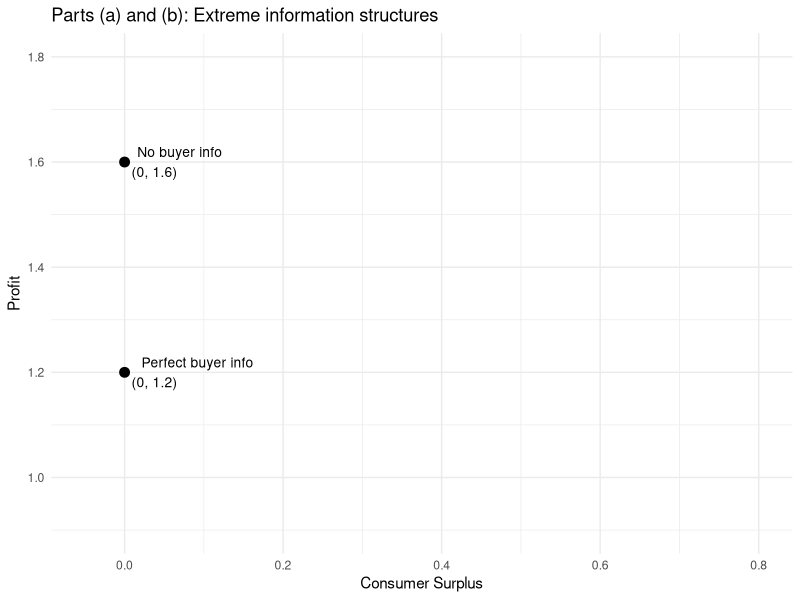
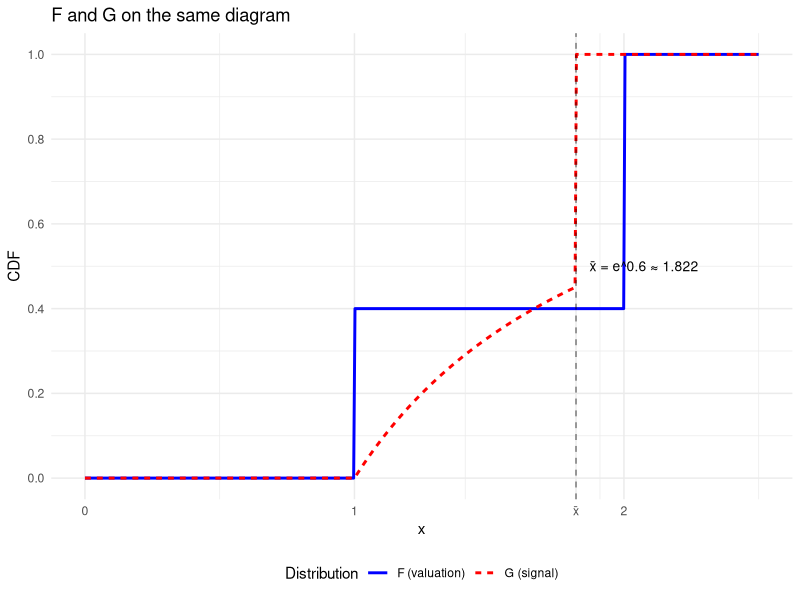
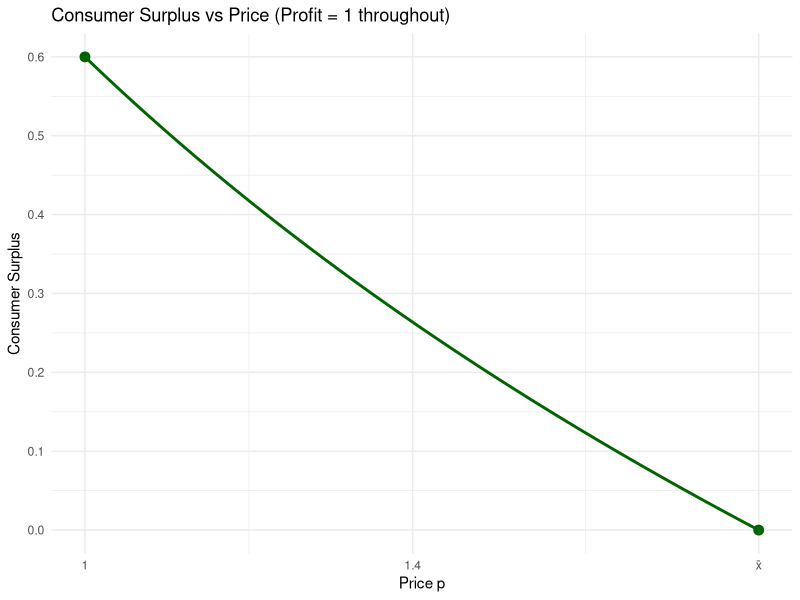
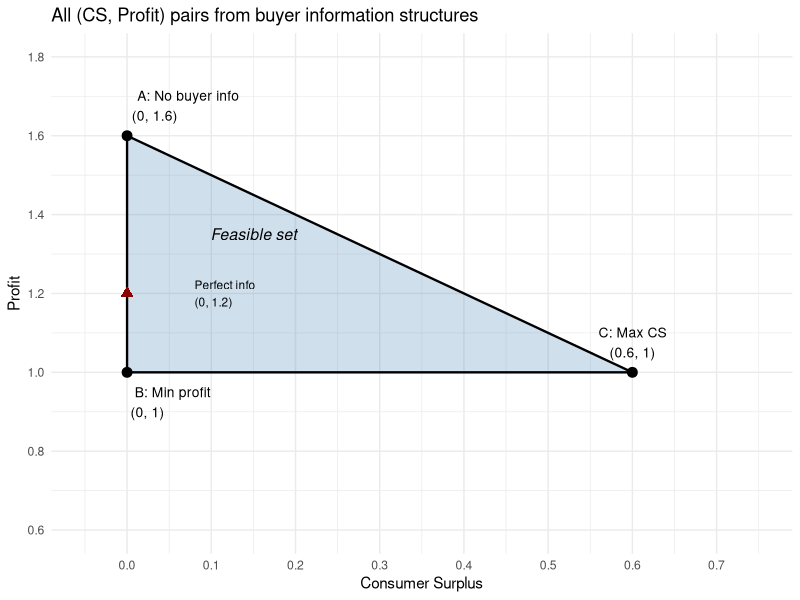

Reproduce these figures in R, in order.
## ---- chunk 1
#| label: part-ab
#| fig-cap: "Comparison of no information vs perfect information"
#| warning: false
#| message: false

library(ggplot2)

dpoints_ab <- data.frame(
  cs = c(0, 0),
  profit = c(1.6, 1.2),
  label = c("No buyer info\n(0, 1.6)", "Perfect buyer info\n(0, 1.2)")
)

ggplot(dpoints_ab, aes(x = cs, y = profit)) +
  geom_point(size = 3) +
  geom_text(aes(label = label), hjust = -0.15, size = 3.5) +
  scale_x_continuous(
    "Consumer Surplus",
    limits = c(-0.05, 0.8),
    breaks = seq(0, 0.8, 0.2)
  ) +
  scale_y_continuous(
    "Profit",
    limits = c(0.9, 1.8),
    breaks = seq(1, 1.8, 0.2)
  ) +
  theme_minimal() +
  ggtitle("Parts (a) and (b): Extreme information structures")
## ---- chunk 2
#| label: part-f
#| fig-cap: "CDFs F (valuation) and G (signal) for x̄ = e^0.6"
#| warning: false
#| message: false

xbar <- exp(0.6)

# Create data for F (step function)
x_vals <- seq(0, 2.5, length.out = 500)
F_vals <- ifelse(x_vals < 1, 0, ifelse(x_vals < 2, 0.4, 1))

# Create data for G
G_vals <- ifelse(x_vals < 1, 0, ifelse(x_vals < xbar, 1 - 1/x_vals, 1))

df_F <- data.frame(x = x_vals, cdf = F_vals, Distribution = "F (valuation)")
df_G <- data.frame(x = x_vals, cdf = G_vals, Distribution = "G (signal)")
df_both <- rbind(df_F, df_G)

ggplot(df_both, aes(x = x, y = cdf, color = Distribution,
    linetype = Distribution)) +
  geom_line(linewidth = 1) +
  geom_vline(xintercept = xbar, linetype = "dashed", alpha = 0.5) +
  annotate("text", x = xbar + 0.05, y = 0.5, 
           label = paste0("x̄ = e^0.6 ≈ ", round(xbar, 3)), 
           hjust = 0, size = 3.5) +
  scale_x_continuous("x", limits = c(0, 2.5), breaks = c(0, 1, xbar, 2), 
                     labels = c("0", "1", "x̄", "2")) +
  scale_y_continuous("CDF", breaks = seq(0, 1, 0.2)) +
  scale_color_manual(values = c("F (valuation)" = "blue",
    "G (signal)" = "red")) +
  theme_minimal() +
  theme(legend.position = "bottom") +
  ggtitle("F and G on the same diagram")
## ---- chunk 3
#| label: part-h
#| fig-cap: "Profit indifference at different prices"
#| warning: false
#| message: false

xbar <- exp(0.6)
prices <- seq(1, xbar, length.out = 100)

# At each price, profit = 1 (by construction)
# CS = E[s - p | s >= p] * Pr(s >= p)
# For s with density 1/x^2 on [1, xbar) and atom 1/xbar at xbar:

compute_cs <- function(p) {
  if (p >= xbar) return(0)
  # Integral from p to xbar of (s - p) * (1/s^2) ds + (xbar - p) * (1/xbar)
  integral_part <- integrate(
    function(s) (s - p) / s^2, lower = p, upper = xbar)$value
  atom_part <- (xbar - p) / xbar
  return(integral_part + atom_part)
}

cs_vals <- sapply(prices, compute_cs)
profit_vals <- rep(1, length(prices))

df_ph <- data.frame(price = prices, CS = cs_vals, profit = profit_vals)

ggplot(df_ph, aes(x = price, y = CS)) +
  geom_line(linewidth = 1, color = "darkgreen") +
  geom_point(data = data.frame(price = c(1, xbar), CS = c(0.6, 0)), 
             size = 3, color = "darkgreen") +
  scale_x_continuous("Price p", breaks = c(1, 1.4, xbar), 
                     labels = c("1", "1.4", "x̄")) +
  scale_y_continuous("Consumer Surplus", breaks = seq(0, 0.6, 0.1)) +
  theme_minimal() +
  ggtitle("Consumer Surplus vs Price (Profit = 1 throughout)")
## ---- chunk 4
#| label: part-i
#| fig-cap: "All achievable (CS, Profit) pairs from buyer information structures"
#| warning: false
#| message: false

# Triangle vertices (corrected per Lecture 6)
dtriangle <- data.frame(
  cs = c(0, 0, 0.6, 0),
  profit = c(1.6, 1, 1, 1.6)
)

# Labelled points (vertices)
dpoints_i <- data.frame(
  cs = c(0, 0, 0.6),
  profit = c(1.6, 1, 1),
  label = c(
    "A: No buyer info\n(0, 1.6)",
    "B: Min profit\n(0, 1)",
    "C: Max CS\n(0.6, 1)"
  )
)

# Perfect information point (on edge, not vertex)
dpoint_perf <- data.frame(cs = 0, profit = 1.2)

ggplot() +
  geom_polygon(
    data = dtriangle, aes(x = cs, y = profit),
    fill = "steelblue", alpha = 0.25
  ) +
  geom_path(
    data = dtriangle, aes(x = cs, y = profit),
    linewidth = 0.8
  ) +
  geom_point(data = dpoints_i, aes(x = cs, y = profit), size = 3) +
  geom_point(data = dpoint_perf, aes(x = cs, y = profit), 
             size = 3, shape = 17, color = "darkred") +
  geom_text(
    data = dpoints_i, aes(x = cs, y = profit, label = label),
    vjust = c(-0.5, 1.5, -0.5), hjust = c(-0.1, -0.1, 0.5),
    size = 3.5
  ) +
  annotate("text", x = 0.08, y = 1.2, 
           label = "Perfect info\n(0, 1.2)", size = 3, hjust = 0) +
  annotate("text", x = 0.15, y = 1.35,
    label = "Feasible set", fontface = "italic", size = 4) +
  scale_x_continuous(
    "Consumer Surplus",
    limits = c(-0.05, 0.75),
    breaks = seq(0, 0.7, 0.1)
  ) +
  scale_y_continuous(
    "Profit",
    limits = c(0.6, 1.8),
    breaks = seq(0.6, 1.8, 0.2)
  ) +
  theme_minimal() +
  ggtitle("All (CS, Profit) pairs from buyer information structures")  
